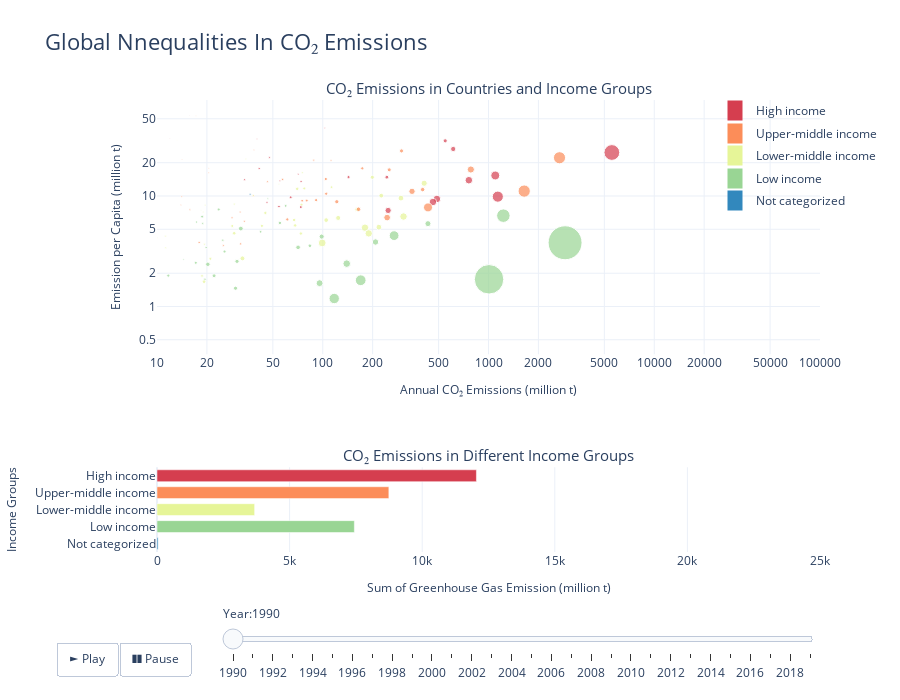

Notebook code for this chart:
### Code cell
# define data for scatter plot and bar plot
scatter_df = df[['Year','Sum','Entity','Emission_percapita','Population','Income_clf']]
bar_df = df[['Year','Sum','Income_clf']].groupby(by=['Income_clf','Year']).sum().reset_index()

# make subplots
fig = make_subplots(rows=2, # 2 row and 1 column
                    cols=1,
                    row_heights=[0.75,0.25], # 75% on row 1, 25% on row 2
                    subplot_titles=['CO₂ Emissions in Countries and Income Groups','CO₂ Emissions in Different Income Groups'])

# initialize data (year = 1990)
scatter = go.Scatter(
    x = scatter_df.loc[scatter_df['Year']==1990,'Sum'],
    y = scatter_df.loc[scatter_df['Year']==1990,'Emission_percapita'],
    customdata = [list(x) for x in zip(scatter_df.loc[scatter_df['Year']==1990,'Population'],scatter_df.loc[scatter_df['Year']==1990,'Income_clf'])],
    text = scatter_df.loc[scatter_df['Year']==1990,'Entity'],
    name = 'Scatter Plot',
    showlegend=False,
    mode = 'markers',
    marker = dict(
        size = (scatter_df.loc[scatter_df['Year']==1990,'Population'])**0.5,
        #sizeref = 12,
        color = scatter_df.loc[scatter_df['Year']==1990,'Income_clf'].map(color_mapper)
    ),
    hovertemplate = '<br>Country: %{text}'+
                    '<br>Emission: %{x}'+
                    '<br>Emission per capita: %{y} million tons'+
                    '<br>Income group: %{customdata[1]}'+
                    '<br>Population: %{customdata[0]} million'
)

# initialize data (year = 1990)
bar = go.Bar(
    x = bar_df.loc[bar_df['Year']==1990,'Sum'],
    y = bar_df.loc[bar_df['Year']==1990,'Income_clf'],
    width = 0.7,
    name = 'Bar Plot',
    showlegend=False,
    orientation = 'h',
    marker = dict(
        color = bar_df.loc[bar_df['Year']==1990,'Income_clf'].map(color_mapper)
    ),
    hovertemplate = '<br>Income group: %{y}'+
                    '<br>Total emission: %{x} million tons'
)

# add to figure
fig.add_trace(scatter, row=1 ,col=1).add_trace(bar,row=2,col=1)

# modify axes
fig.update_xaxes(
    range = [1,5],
    type = 'log', # log range 10^1 = 10, 10^5 = 500000
    tickformat = '.1r',
    row=1,col=1
)

fig.update_yaxes(
    type = 'log', # change axis type to log
    tickformat = '.1r',
    row=1,col=1
)

fig.update_xaxes(
    range = [0,25000], # set axis range
    row=2,col=1
)

fig.update_yaxes(
    categoryorder='array', # set variables order
    categoryarray = incomes,
    row=2,col=1
)

# define a update menu for animation
updatemenus={
    'type': 'buttons',
    'buttons': [{
                'label': '► Play',
                'method': 'animate',
                'args': [None, {'frame': {'duration': 450, 'redraw': True}, 'fromcurrent': True, 'transition': {'duration': 0}}]
                }, 
                {
                'label': '❚❚ Pause',
                'method': 'animate',
                'args': [[None], {'frame': {'duration': 0, 'redraw': False}, 'mode': 'immediate', 'transition': {'duration': 0}}]
    }],
    'showactive': False,
    'direction':'right',
    'x':0.05,
    'y':-0.2
}

# define a slider
sliders = {
    "active": 0,
    "yanchor": "top",
    "xanchor": "left",
    "currentvalue": {
        "font": {"size": 12},
        "prefix": "Year:",
        "visible": True,
        "xanchor": "left"
    },
    "transition": {"duration": 300, "easing": "cubic-in-out"},
    "pad": {"b": 10, "t": 50},
    "len": 0.9,
    "x": 0.1,
    "y": 0,
    "steps": []
}

# add info to slider
for year in years:
    slider_step = {"args": [
        [year],
        {"frame": {"duration": 300, "redraw": False},
         "mode": "immediate",
         "transition": {"duration": 300}}
    ],
        "label": year,
        "method": "animate"}
    sliders["steps"].append(slider_step)



# add uodate menus and sliders to fig
fig.update_layout(updatemenus = [updatemenus],sliders = [sliders])

# add frames based on year
frames = [go.Frame(
    data = [
            go.Scatter(
                x = scatter_df.loc[scatter_df['Year']==year,'Sum'],
                y = scatter_df.loc[scatter_df['Year']==year, 'Emission_percapita'],
                customdata = [list(x) for x in zip(scatter_df.loc[scatter_df['Year']==year,'Population'],scatter_df.loc[scatter_df['Year']==year,'Income_clf'])],
                text = scatter_df.loc[scatter_df['Year']==year, 'Entity'],
                name = 'Scatter Plot',
                showlegend=False,
                mode = 'markers',
                marker = dict(
                    size = (scatter_df.loc[scatter_df['Year']==year,'Population'])**0.5,
                    #sizeref = 12,
                    color = scatter_df.loc[scatter_df['Year']==year,'Income_clf'].map(color_mapper)
                ),
                hovertemplate = '<br>Country: %{text}'+
                    '<br>Emission: %{x} million tons'+
                    '<br>Emission per capita: %{y} million tons'+
                    '<br>Income group: %{customdata[1]}'+
                    '<br>Population: %{customdata[0]} million'
            ),
            go.Bar(
                x = bar_df.loc[bar_df['Year']==year,'Sum'],
                y = bar_df.loc[bar_df['Year']==year,'Income_clf'],
                name = 'Bar Plot',
                showlegend=False,
                orientation = 'h',
                marker = dict(color = bar_df.loc[bar_df['Year']==year,'Income_clf'].map(color_mapper)),
                hovertemplate = '<br>Income group: %{y}'+
                                '<br>Total emission: %{x} million tons'
            )
    ],
    name = str(year)

) for year in years]

# add frames into figure
fig.update(frames = frames)

# change figure size, template and title
fig.update_layout(width=900,
                  height=700,
                  template = 'plotly_white',
                  title = dict(text = 'Global Nnequalities In CO₂ Emissions',font = dict(size=22))
                  )


# add labels to each axis
fig['layout']['xaxis']['title']='Annual CO₂ Emissions (million t)'
fig['layout']['xaxis2']['title']='Sum of Greenhouse Gas Emission (million t)'
fig['layout']['yaxis']['title']='Emission per Capita (million t)'
fig['layout']['yaxis2']['title']='Income Groups'

# change subplot titles font size
for i in fig['layout']['annotations']:
    i['font']['size'] = 15

fig.update_layout(yaxis2=dict(autorange="reversed"))

# change axis labels font size
fig.for_each_xaxis(lambda axis: axis.title.update(font=dict(size=12)))
fig.for_each_yaxis(lambda axis: axis.title.update(font=dict(size=12)))


# manually add legend for income groups
y1 = 1
d = 0
for income in incomes:
    fig.add_annotation(
        text = income,
        xref='paper',
        yref='paper',
        showarrow = False,
        xanchor = 'left',
        x = 0.9,
        y = y1 +d,

    )
    fig.add_annotation(
        text = '    ',
        xref='paper',
        yref='paper',
        showarrow = False,
        xanchor = 'left',
        x = 0.86,
        y = y1 + d,
        bgcolor = color_mapper[income],
    )
    d = d - 0.05


fig.show()

### Figure 1 — Plotly figure (JSON) as saved in the notebook; plotly's stock layout.template omitted (floating-point values rounded to 4 significant figures; data arrays with more than 128 entries replaced by an {"elided": "..."} marker saying what was removed)
{"data": [{"customdata": {"elided": "190x2 mixed values"}, "hovertemplate": "<br>Country: %{text}<br>Emission: %{x}<br>Emission per capita: %{y} million tons<br>Income group: %{customdata[1]}<br>Population: %{customdata[0]} million", "marker": {"color": {"elided": "190 str values"}, "size": {"elided": "190 float values"}}, "mode": "markers", "name": "Scatter Plot", "showlegend": false, "text": {"elided": "190 str values"}, "type": "scatter", "x": {"elided": "190 float values"}, "xaxis": "x", "y": {"elided": "190 float values"}, "yaxis": "y"}, {"hovertemplate": "<br>Income group: %{y}<br>Total emission: %{x} million tons", "marker": {"color": ["#d53e4f", "#99d594", "#e6f598", "#3288bd", "#fc8d59"]}, "name": "Bar Plot", "orientation": "h", "showlegend": false, "type": "bar", "width": 0.7, "x": [12040.0, 7441.0, 3682.0, 41.72, 8742.0], "xaxis": "x2", "y": ["High income", "Low income", "Lower-middle income", "Not categorized", "Upper-middle income"], "yaxis": "y2"}], "layout": {"annotations": [{"font": {"size": 15}, "showarrow": false, "text": "CO₂ Emissions in Countries and Income Groups", "x": 0.5, "xanchor": "center", "xref": "paper", "y": 1, "yanchor": "bottom", "yref": "paper"}, {"font": {"size": 15}, "showarrow": false, "text": "CO₂ Emissions in Different Income Groups", "x": 0.5, "xanchor": "center", "xref": "paper", "y": 0.1875, "yanchor": "bottom", "yref": "paper"}, {"showarrow": false, "text": "High income", "x": 0.9, "xanchor": "left", "xref": "paper", "y": 1, "yref": "paper"}, {"bgcolor": "#d53e4f", "showarrow": false, "text": "    ", "x": 0.86, "xanchor": "left", "xref": "paper", "y": 1, "yref": "paper"}, {"showarrow": false, "text": "Upper-middle income", "x": 0.9, "xanchor": "left", "xref": "paper", "y": 0.95, "yref": "paper"}, {"bgcolor": "#fc8d59", "showarrow": false, "text": "    ", "x": 0.86, "xanchor": "left", "xref": "paper", "y": 0.95, "yref": "paper"}, {"showarrow": false, "text": "Lower-middle income", "x": 0.9, "xanchor": "left", "xref": "paper", "y": 0.9, "yref": "paper"}, {"bgcolor": "#e6f598", "showarrow": false, "text": "    ", "x": 0.86, "xanchor": "left", "xref": "paper", "y": 0.9, "yref": "paper"}, {"showarrow": false, "text": "Low income", "x": 0.9, "xanchor": "left", "xref": "paper", "y": 0.85, "yref": "paper"}, {"bgcolor": "#99d594", "showarrow": false, "text": "    ", "x": 0.86, "xanchor": "left", "xref": "paper", "y": 0.85, "yref": "paper"}, {"showarrow": false, "text": "Not categorized", "x": 0.9, "xanchor": "left", "xref": "paper", "y": 0.8, "yref": "paper"}, {"bgcolor": "#3288bd", "showarrow": false, "text": "    ", "x": 0.86, "xanchor": "left", "xref": "paper", "y": 0.8, "yref": "paper"}], "height": 700, "sliders": [{"active": 0, "currentvalue": {"font": {"size": 12}, "prefix": "Year:", "visible": true, "xanchor": "left"}, "len": 0.9, "pad": {"b": 10, "t": 50}, "steps": [{"args": [[1990], {"frame": {"duration": 300, "redraw": false}, "mode": "immediate", "transition": {"duration": 300}}], "label": "1990", "method": "animate"}, {"args": [[1991], {"frame": {"duration": 300, "redraw": false}, "mode": "immediate", "transition": {"duration": 300}}], "label": "1991", "method": "animate"}, {"args": [[1992], {"frame": {"duration": 300, "redraw": false}, "mode": "immediate", "transition": {"duration": 300}}], "label": "1992", "method": "animate"}, {"args": [[1993], {"frame": {"duration": 300, "redraw": false}, "mode": "immediate", "transition": {"duration": 300}}], "label": "1993", "method": "animate"}, {"args": [[1994], {"frame": {"duration": 300, "redraw": false}, "mode": "immediate", "transition": {"duration": 300}}], "label": "1994", "method": "animate"}, {"args": [[1995], {"frame": {"duration": 300, "redraw": false}, "mode": "immediate", "transition": {"duration": 300}}], "label": "1995", "method": "animate"}, {"args": [[1996], {"frame": {"duration": 300, "redraw": false}, "mode": "immediate", "transition": {"duration": 300}}], "label": "1996", "method": "animate"}, {"args": [[1997], {"frame": {"duration": 300, "redraw": false}, "mode": "immediate", "transition": {"duration": 300}}], "label": "1997", "method": "animate"}, {"args": [[1998], {"frame": {"duration": 300, "redraw": false}, "mode": "immediate", "transition": {"duration": 300}}], "label": "1998", "method": "animate"}, {"args": [[1999], {"frame": {"duration": 300, "redraw": false}, "mode": "immediate", "transition": {"duration": 300}}], "label": "1999", "method": "animate"}, {"args": [[2000], {"frame": {"duration": 300, "redraw": false}, "mode": "immediate", "transition": {"duration": 300}}], "label": "2000", "method": "animate"}, {"args": [[2001], {"frame": {"duration": 300, "redraw": false}, "mode": "immediate", "transition": {"duration": 300}}], "label": "2001", "method": "animate"}, {"args": [[2002], {"frame": {"duration": 300, "redraw": false}, "mode": "immediate", "transition": {"duration": 300}}], "label": "2002", "method": "animate"}, {"args": [[2003], {"frame": {"duration": 300, "redraw": false}, "mode": "immediate", "transition": {"duration": 300}}], "label": "2003", "method": "animate"}, {"args": [[2004], {"frame": {"duration": 300, "redraw": false}, "mode": "immediate", "transition": {"duration": 300}}], "label": "2004", "method": "animate"}, {"args": [[2005], {"frame": {"duration": 300, "redraw": false}, "mode": "immediate", "transition": {"duration": 300}}], "label": "2005", "method": "animate"}, {"args": [[2006], {"frame": {"duration": 300, "redraw": false}, "mode": "immediate", "transition": {"duration": 300}}], "label": "2006", "method": "animate"}, {"args": [[2007], {"frame": {"duration": 300, "redraw": false}, "mode": "immediate", "transition": {"duration": 300}}], "label": "2007", "method": "animate"}, {"args": [[2008], {"frame": {"duration": 300, "redraw": false}, "mode": "immediate", "transition": {"duration": 300}}], "label": "2008", "method": "animate"}, {"args": [[2009], {"frame": {"duration": 300, "redraw": false}, "mode": "immediate", "transition": {"duration": 300}}], "label": "2009", "method": "animate"}, {"args": [[2010], {"frame": {"duration": 300, "redraw": false}, "mode": "immediate", "transition": {"duration": 300}}], "label": "2010", "method": "animate"}, {"args": [[2011], {"frame": {"duration": 300, "redraw": false}, "mode": "immediate", "transition": {"duration": 300}}], "label": "2011", "method": "animate"}, {"args": [[2012], {"frame": {"duration": 300, "redraw": false}, "mode": "immediate", "transition": {"duration": 300}}], "label": "2012", "method": "animate"}, {"args": [[2013], {"frame": {"duration": 300, "redraw": false}, "mode": "immediate", "transition": {"duration": 300}}], "label": "2013", "method": "animate"}, {"args": [[2014], {"frame": {"duration": 300, "redraw": false}, "mode": "immediate", "transition": {"duration": 300}}], "label": "2014", "method": "animate"}, {"args": [[2015], {"frame": {"duration": 300, "redraw": false}, "mode": "immediate", "transition": {"duration": 300}}], "label": "2015", "method": "animate"}, {"args": [[2016], {"frame": {"duration": 300, "redraw": false}, "mode": "immediate", "transition": {"duration": 300}}], "label": "2016", "method": "animate"}, {"args": [[2017], {"frame": {"duration": 300, "redraw": false}, "mode": "immediate", "transition": {"duration": 300}}], "label": "2017", "method": "animate"}, {"args": [[2018], {"frame": {"duration": 300, "redraw": false}, "mode": "immediate", "transition": {"duration": 300}}], "label": "2018", "method": "animate"}, {"args": [[2019], {"frame": {"duration": 300, "redraw": false}, "mode": "immediate", "transition": {"duration": 300}}], "label": "2019", "method": "animate"}], "transition": {"duration": 300, "easing": "cubic-in-out"}, "x": 0.1, "xanchor": "left", "y": 0, "yanchor": "top"}], "title": {"font": {"size": 22}, "text": "Global Nnequalities In CO₂ Emissions"}, "updatemenus": [{"buttons": [{"args": [null, {"frame": {"duration": 450, "redraw": true}, "fromcurrent": true, "transition": {"duration": 0}}], "label": "► Play", "method": "animate"}, {"args": [[null], {"frame": {"duration": 0, "redraw": false}, "mode": "immediate", "transition": {"duration": 0}}], "label": "❚❚ Pause", "method": "animate"}], "direction": "right", "showactive": false, "type": "buttons", "x": 0.05, "y": -0.2}], "width": 900, "xaxis": {"anchor": "y", "domain": [0, 1], "range": [1, 5], "tickformat": ".1r", "title": {"font": {"size": 12}, "text": "Annual CO₂ Emissions (million t)"}, "type": "log"}, "xaxis2": {"anchor": "y2", "domain": [0, 1], "range": [0, 25000], "title": {"font": {"size": 12}, "text": "Sum of Greenhouse Gas Emission (million t)"}}, "yaxis": {"anchor": "x", "domain": [0.4375, 1], "tickformat": ".1r", "title": {"font": {"size": 12}, "text": "Emission per Capita (million t)"}, "type": "log"}, "yaxis2": {"anchor": "x2", "autorange": "reversed", "categoryarray": ["High income", "Upper-middle income", "Lower-middle income", "Low income", "Not categorized"], "categoryorder": "array", "domain": [0, 0.1875], "title": {"font": {"size": 12}, "text": "Income Groups"}}}}
